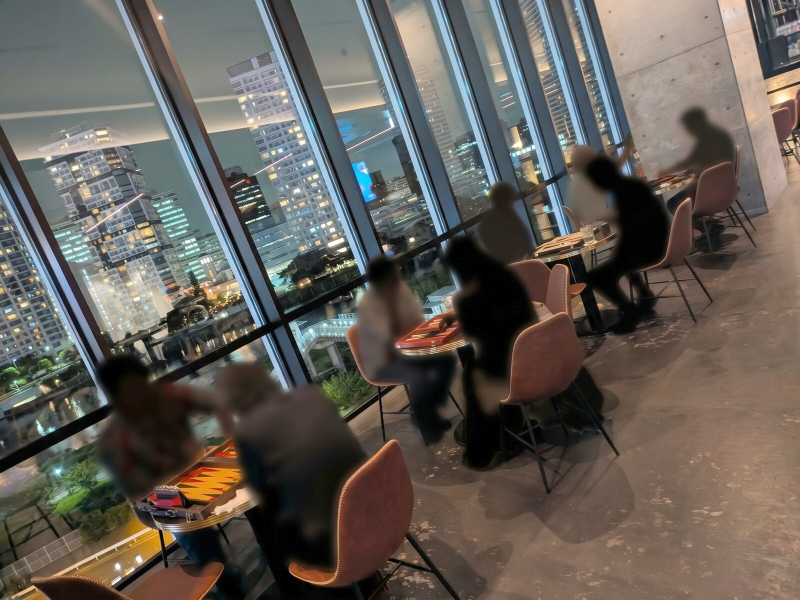
#> input picture images/bg-karena.jpg, 1600 x 1200 px, found by its file name (shown at 1/2 size)
$ python pick-lights.py
#> lines starting #> are read from the running program, lines starting #| are printed output that depends on the picture
# TODO-076: bg-karena.jpg から夜景の明かりを拾い、KARENA_LIGHTS の座標を出す。
# 実行: python3 archives/agents/TODO-076/pick-lights.py（numpy・Pillow・matplotlib を使う）
# 暖色で明るい画素の極大を取り、夜景の範囲（多角形）の中だけ残して、28px より近いものを間引く。
# 天井の帯の反射（x 440〜560、y 235〜265 の横一列）と、左上の窓枠ぎわ、人の頭に近い (975,386) は外した。
from PIL import Image, ImageDraw, ImageFilter
from matplotlib.path import Path
import numpy as np, json, sys
im = Image.open('images/bg-karena.jpg').convert('RGB'); a = np.asarray(im).astype(int)
#> further down, im is the input picture: PIL image 1600x1200 RGB; mean R, G, B 99.5, 93.9, 87.5
R, G, B = a[..., 0], a[..., 1], a[..., 2]; L = (R + G + B) / 3
#> after `R, G, B = (a[..., 0], a[..., 1], a[..., 2])`:
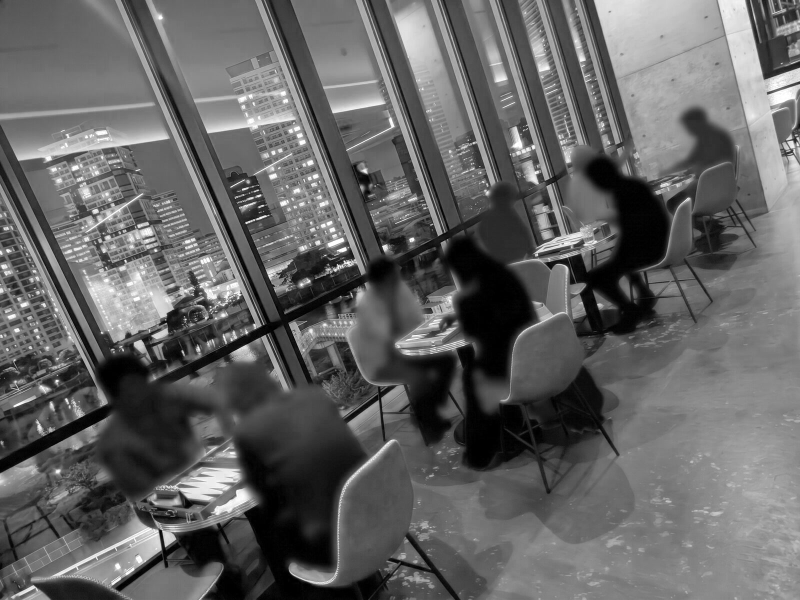
#> R: shape (1200, 1600) int64 (shown at 1/2 size); min 0, max 255, mean 99.5
#> after `R, G, B = (a[..., 0], a[..., 1], a[..., 2])`:
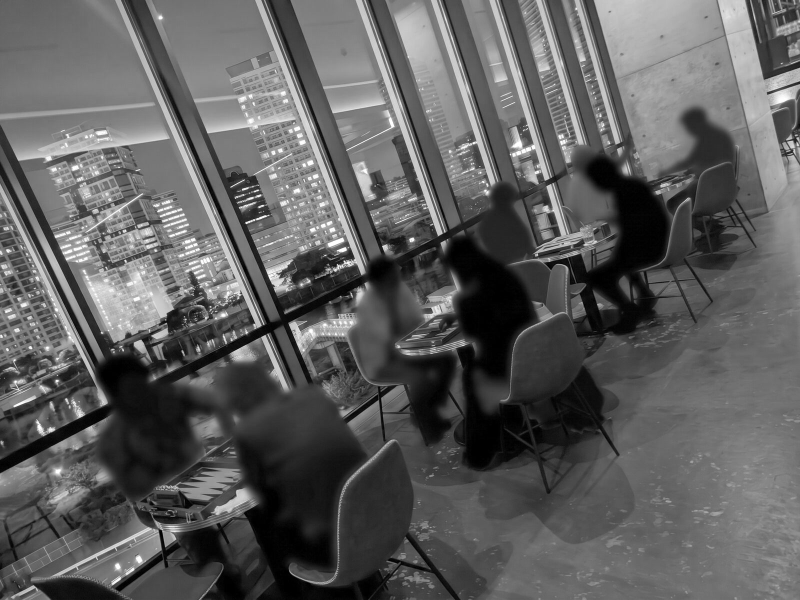
#> G: shape (1200, 1600) int64 (shown at 1/2 size); min 0, max 255, mean 93.9
#> after `R, G, B = (a[..., 0], a[..., 1], a[..., 2])`:
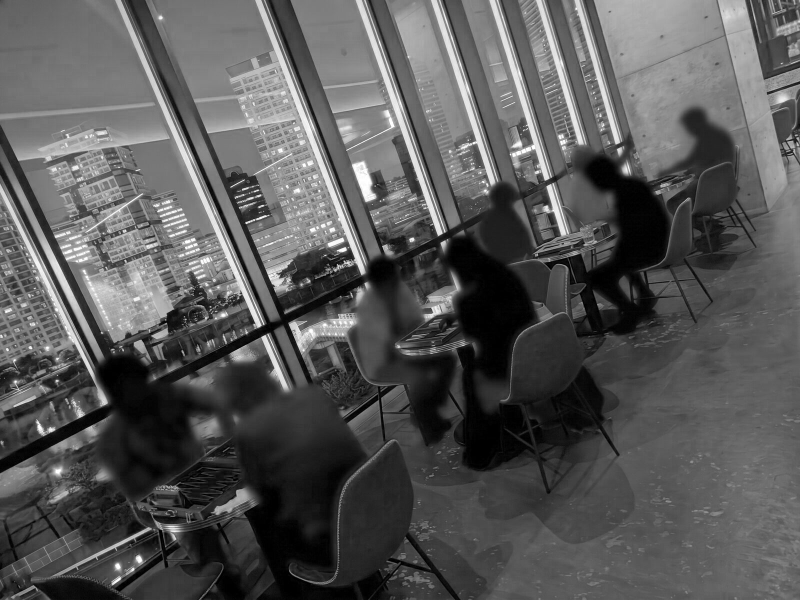
#> B: shape (1200, 1600) int64 (shown at 1/2 size); min 0, max 255, mean 87.5
score = np.where((R - B > 35) & (L > 150), L, 0).astype(float)
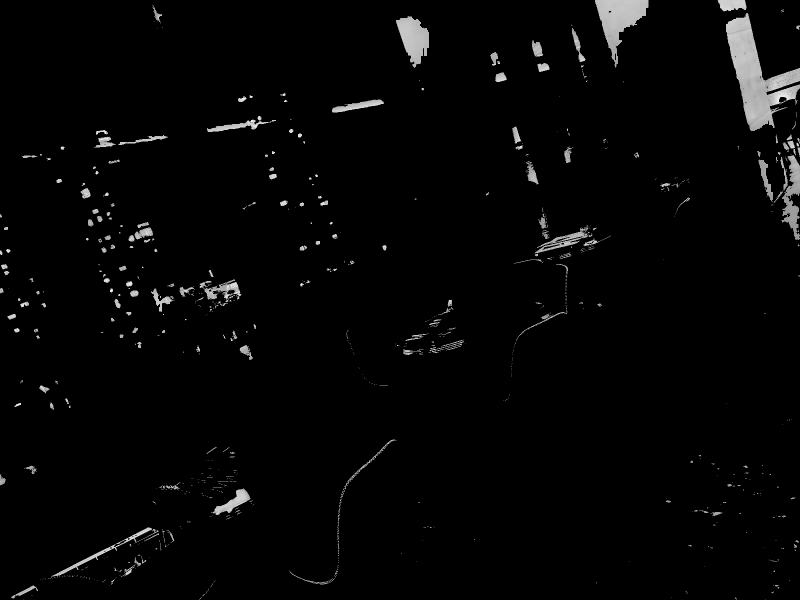
#> score: shape (1200, 1600) float64 (shown at 1/2 size); min 0, max 243, mean 5.6
mx = np.asarray(Image.fromarray(score.astype(np.uint8)).filter(ImageFilter.MaxFilter(9))).astype(float)
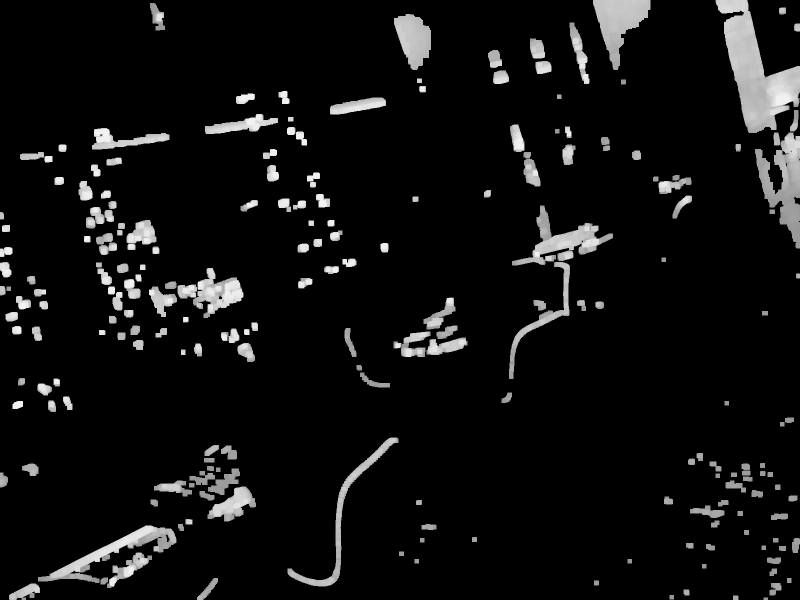
#> mx: shape (1200, 1600) float64 (shown at 1/2 size); min 0, max 243, mean 16.2
ys, xs = np.nonzero((score > 0) & (score >= mx))
#> ys = 1727 values from 0 to 1199; xs = 1727 values, max 1599 at index 491, min 0 at index 1093, mean 972.4
pts = []
for x, y in sorted(zip(xs, ys), key=lambda p: -score[p[1], p[0]]):
    if all((x - px) ** 2 + (y - py) ** 2 > 18 ** 2 for px, py in pts): pts.append((int(x), int(y)))
#> this loop made 1727 passes
#> (x, y) on passes 1 to 3: (486, 195), (174, 476), (502, 243)
#> after the loop, pts = 437 pairs, first value 0 to 1599, second value 0 to 1199
poly = Path([(0,400),(95,265),(440,270),(460,140),(520,105),(600,200),(650,240),(800,240),(790,40),(870,30),(980,90),(1040,0),(1180,0),(1230,250),(1130,290),(1070,380),(990,400),(870,420),(860,490),(730,530),(700,600),(520,660),(470,700),(200,710),(160,800),(0,800)])
pts = [q for q in pts if poly.contains_point(q) and not (440 < q[0] < 560 and 235 < q[1] < 265) and not (q[0] < 130 and q[1] < 330) and q != (975, 386)]
#> pts = 142 pairs, first value 2 to 1171, second value 49 to 798
out = []
for q in sorted(pts, key=lambda q: -score[q[1], q[0]]):
    if all((q[0] - o[0]) ** 2 + (q[1] - o[1]) ** 2 >= 28 ** 2 for o in out): out.append(q)
#> this loop made 142 passes
#> q on passes 1 to 12: (486, 195), (174, 476), (1040, 292), (645, 405), (597, 274), (670, 540), (263, 564), (191, 346), (47, 612), (549, 305), (703, 526), (38, 661)
#> after the loop, out = 90 pairs, first value 3 to 1171, second value 49 to 798
out.sort(key=lambda q: (q[1], q[0]))
print(json.dumps([list(q) for q in out], separators=(',', ':')))
#> (printed output is left out)
if len(sys.argv) > 1:  # 引数に出力先を渡すと、拾った点を描いた画像を書く
    d = ImageDraw.Draw(im)
    for x, y in out: d.ellipse([x - 8, y - 8, x + 8, y + 8], outline=(255, 0, 255), width=2)
    im.save(sys.argv[1])

$ run again, with images/bg-board2.jpg copied over images/bg-karena.jpg
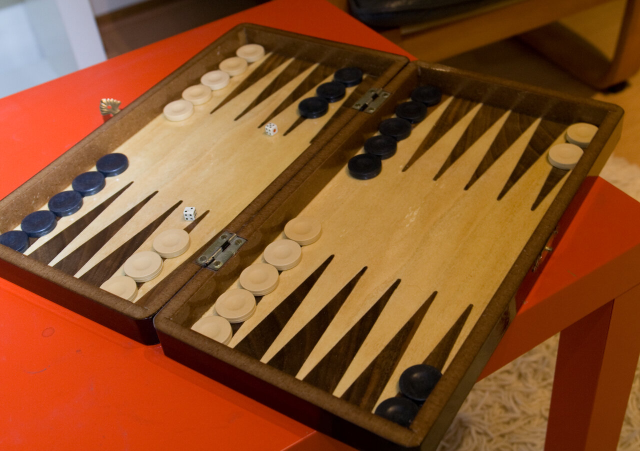
#> input picture images/bg-board2.jpg, 1280 x 902 px, found by its file name (shown at 1/2 size)
#> im is the input picture: PIL image 1280x902 RGB; mean R, G, B 137.2, 80.5, 41.4
#> `L = (R + G + B) / 3`:
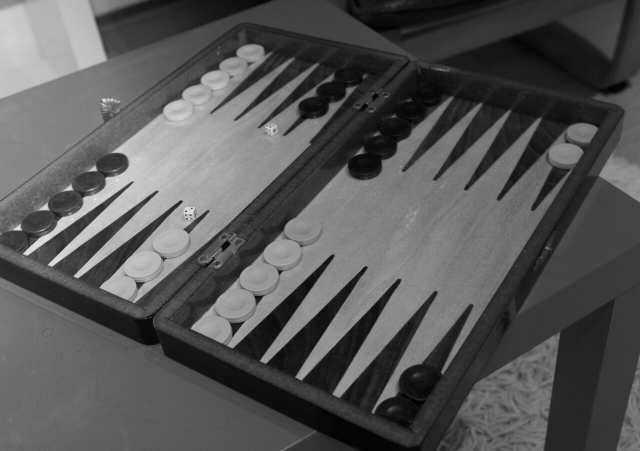
#> L: shape (902, 1280) float64 (shown at 1/2 size); min 0, max 245.3, mean 86.3
#> `mx = np.asarray(Image.fromarray(score.astype(np.uint8)).filter(ImageFi..`:
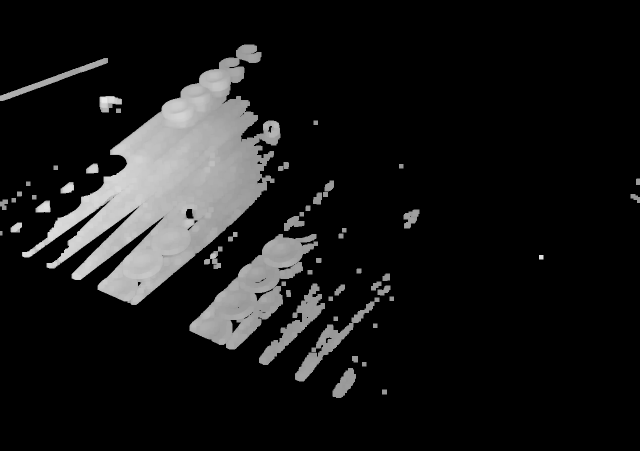
#> mx: shape (902, 1280) float64 (shown at 1/2 size); min 0, max 232, mean 23.8
#> ys = 2132 values from 96 to 791; xs = 2132 values, max 1279 at index 816, min 0 at index 1374, mean 402.3
#> the loop `for x, y in sorted(zip(xs, ys), key=lambda p: -score[p[1], p[0]]):` made 2132 passes
#> (x, y) on passes 1 to 3: (209, 200), (1082, 514), (92, 413)
#> after the loop `for x, y in sorted(zip(xs, ys), key=lambda p: -score[p[1], p[0]]):`: pts = 323 pairs, first value 0 to 1279, second value 98 to 784
#> `pts = [q for q in pts if poly.contains_point(q) and not (440 < q[0] < ..`: pts = 247 pairs, first value 0 to 830, second value 145 to 693
#> the loop `for q in sorted(pts, key=lambda q: -score[q[1], q[0]]):` made 247 passes
#> q on passes 1 to 3: (92, 413), (58, 507), (140, 375)
#> after the loop `for q in sorted(pts, key=lambda q: -score[q[1], q[0]]):`: out = 107 pairs, first value 0 to 830, second value 145 to 682
#> (printed output is left out)

$ run again, with images/bg-board3.jpg copied over images/bg-karena.jpg
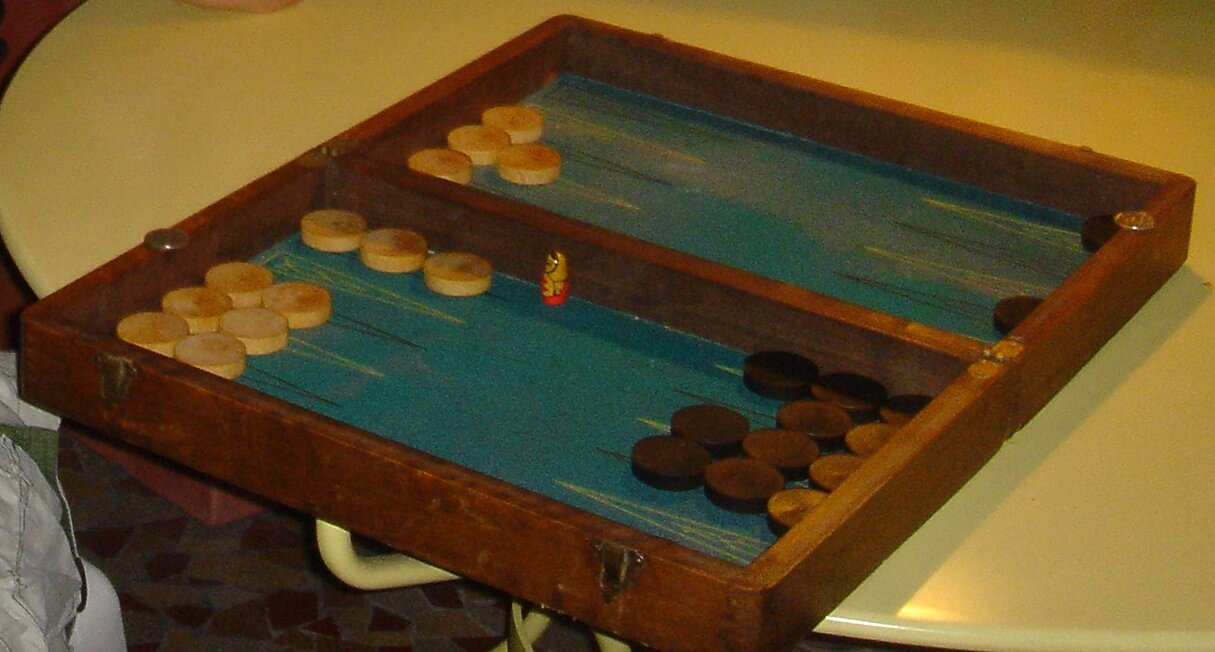
#> input picture images/bg-board3.jpg, 1215 x 652 px, found by its file name
#> im is the input picture: PIL image 1215x652 RGB; mean R, G, B 98.3, 78.1, 40.3
#> `R, G, B = (a[..., 0], a[..., 1], a[..., 2])`:
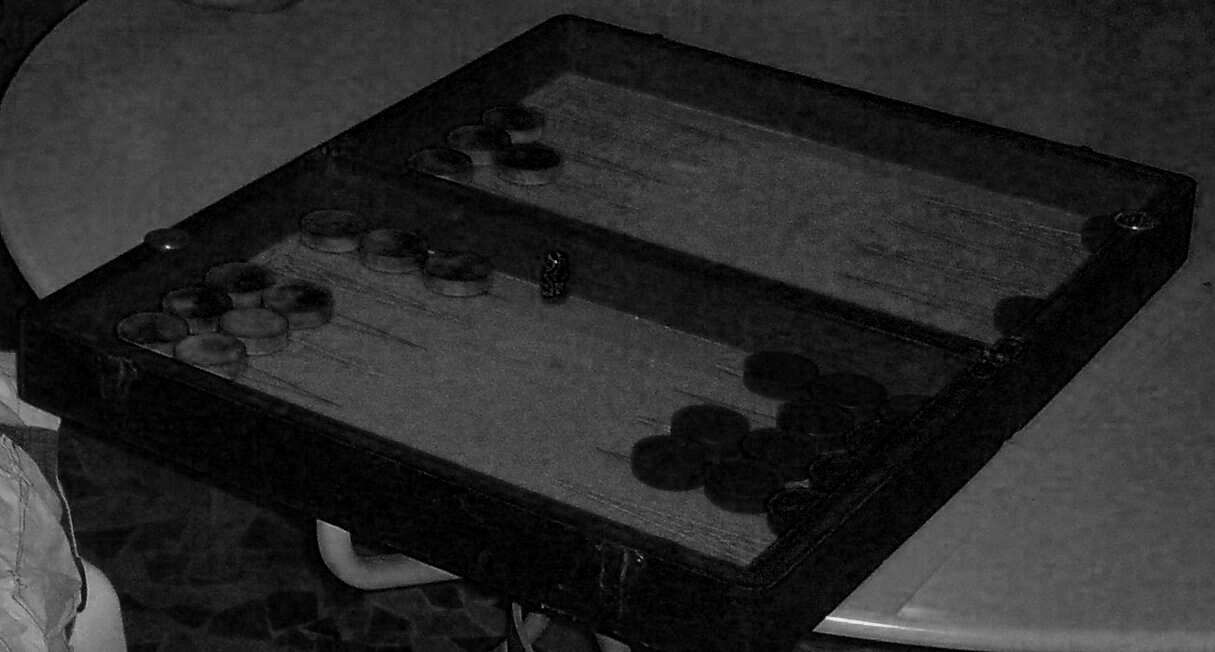
#> B: shape (652, 1215) int64; min 0, max 241, mean 40.3
#> `score = np.where((R - B > 35) & (L > 150), L, 0).astype(float)`:
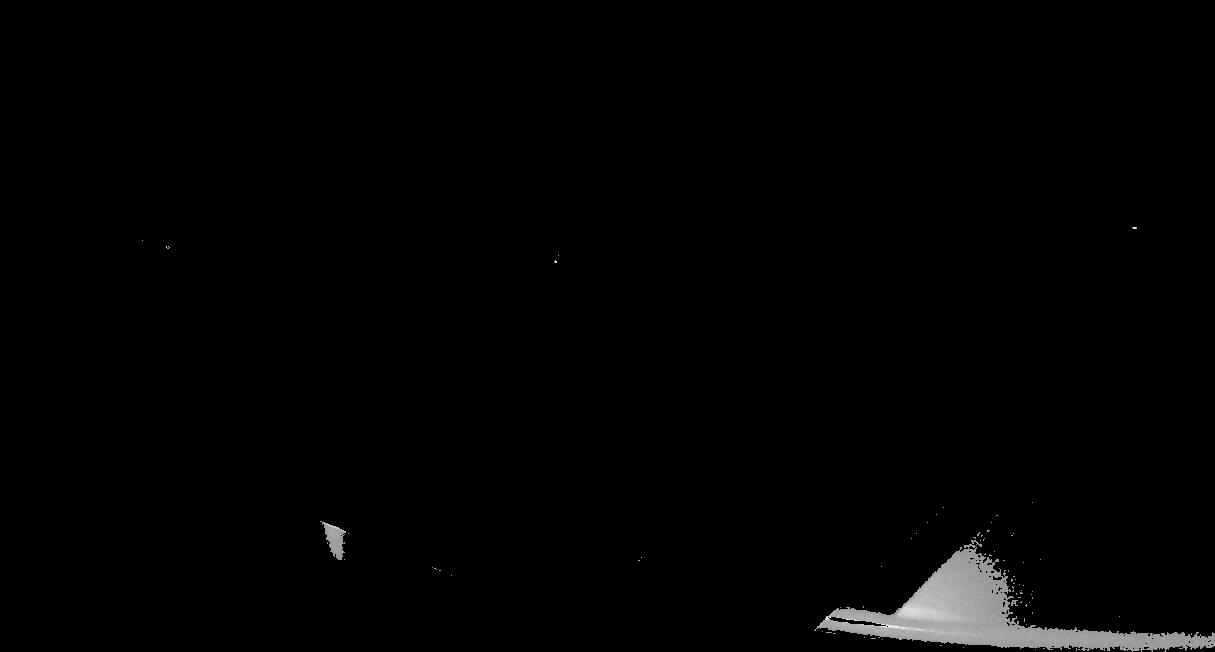
#> score: shape (652, 1215) float64; min 0, max 243, mean 2.9
#> ys = 242 values from 228 to 649; xs = 242 values, max 1209 at index 224, min 142 at index 1, mean 982.4
#> the loop `for x, y in sorted(zip(xs, ys), key=lambda p: -score[p[1], p[0]]):` made 242 passes
#> (x, y) on passes 1 to 3: (885, 626), (886, 626), (827, 617)
#> after the loop `for x, y in sorted(zip(xs, ys), key=lambda p: -score[p[1], p[0]]):`: pts = 49 pairs, first value 142 to 1209, second value 228 to 643
#> `pts = [q for q in pts if poly.contains_point(q) and not (440 < q[0] < ..`: pts = [(1134, 228), (333, 526), (639, 560), (340, 543), (435, 568)]
#> the loop `for q in sorted(pts, key=lambda q: -score[q[1], q[0]]):` made 5 passes
#> after the loop `for q in sorted(pts, key=lambda q: -score[q[1], q[0]]):`: out = [(1134, 228), (333, 526), (639, 560), (435, 568)]
#| [[1134,228],[333,526],[639,560],[435,568]]
